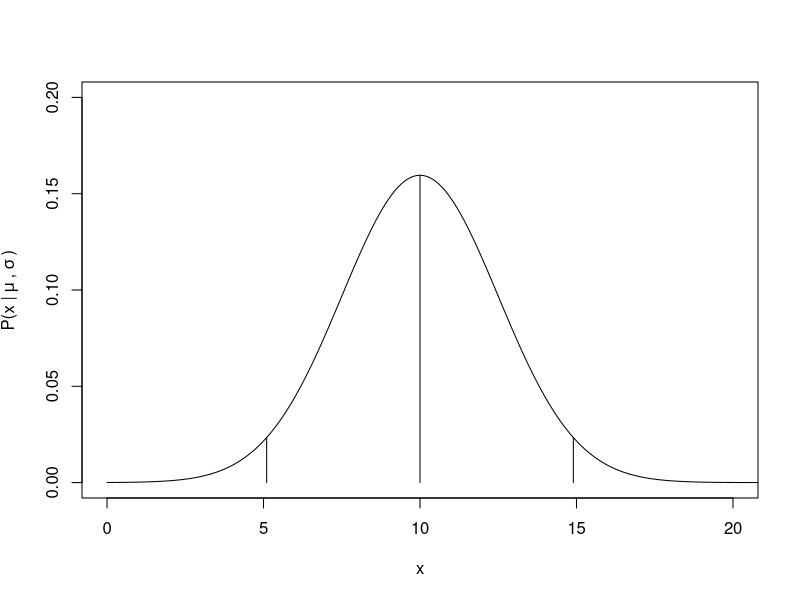
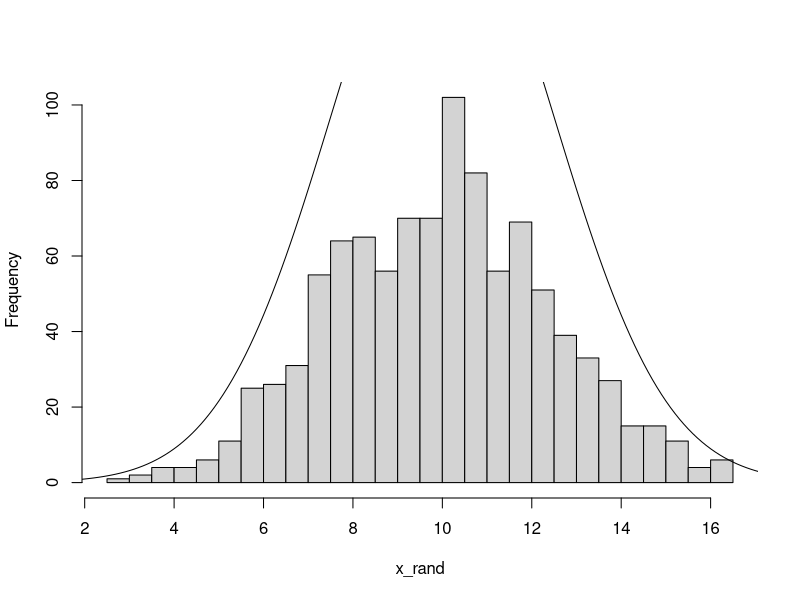
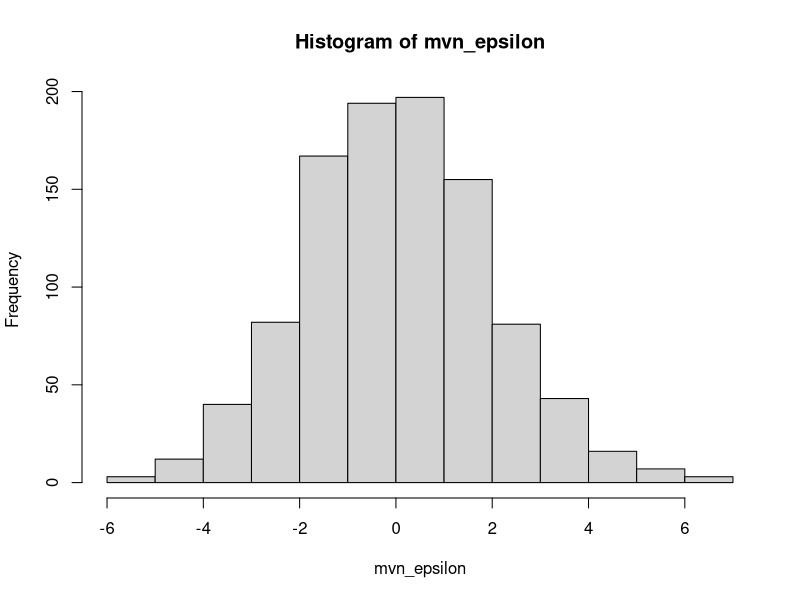
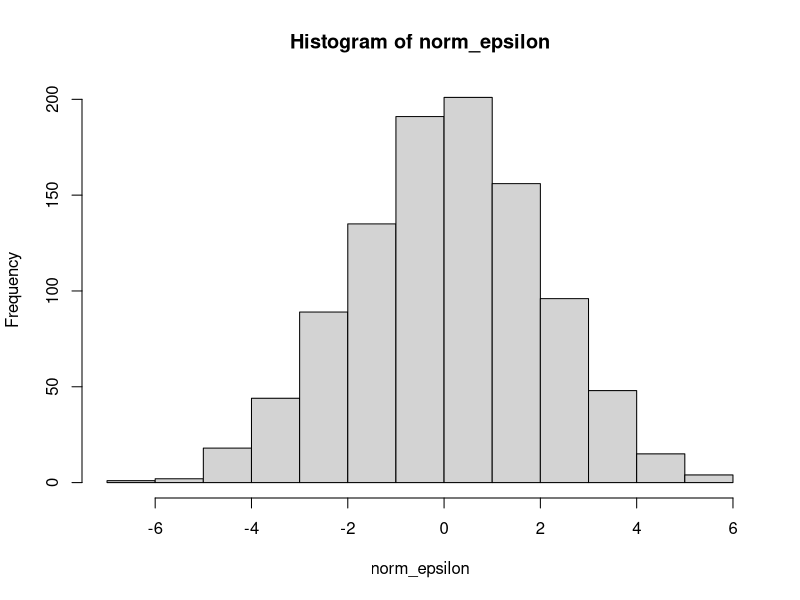
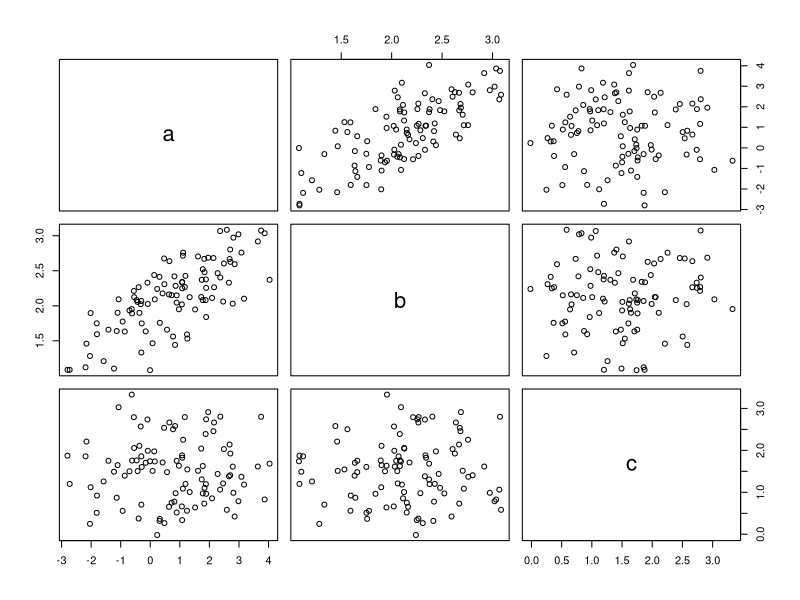
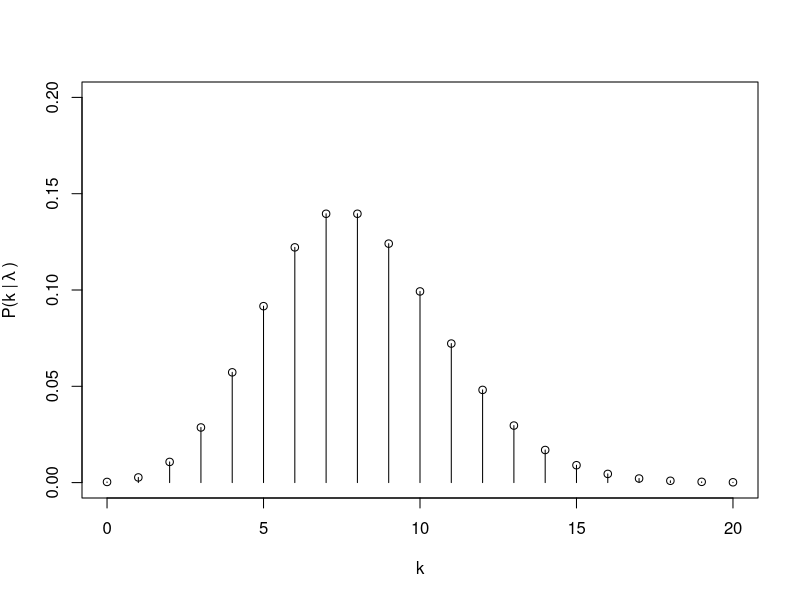
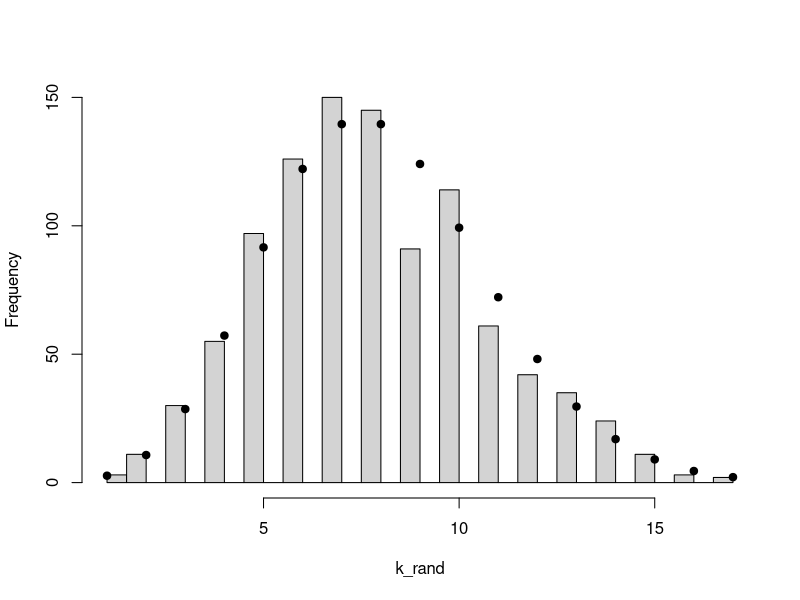

Write the R code that produced these figures, in order.
## ---- chunk 1
# Define the parameters
mu = 10
sigma = 2.5

# Visualize the probability density function (pdf)
x_vals = seq(0, 50, by = 0.1)
norm_pdf = dnorm(x_vals, mean = mu, sd = sigma)

# Let's use some of the other R functions to describe the distribution

## What is the probability density of specific values?
## mean
p_mu = dnorm(mu, mean = mu, sd = sigma)
## The next two values will describe the 95% probability density bounds
## (Low) 2.5% cut off 
x_low95 = qnorm(0.025, mean = mu, sd = sigma)
p_low95 = dnorm(x_low95, mean = mu, sd = sigma)
## (High) 97.5% cut off
x_high95 = qnorm(0.975, mean = mu, sd = sigma)
p_high95 = dnorm(x_high95, mean = mu, sd = sigma)

# So, what is the P(x <= x_high95)??
pnorm(x_high95, mean = mu, sd = sigma)
## ---- chunk 2
#| layout-ncol: 2

## Plot the pdf with segments
plot(x = NA, y = NA, xlim = c(0, 20), ylim = c(0, 0.2),
     xlab = "x", ylab = expression("P(x |"~mu~","~sigma~")"))
lines(norm_pdf ~ x_vals)
segments(x0 = c(x_low95, mu, x_high95), x1 = c(x_low95, mu, x_high95),
         y0 = rep(0, times = 3), y1 = c(p_low95, p_mu, p_high95))

# Now, let's draw random samples from this normal distribution
n_rand = 1000
x_rand = rnorm(n_rand, mean = mu, sd = sigma)

# Plot a histogram and overlay the approximate expectations
## The line below assumes you draw 'n_rand' samples
hist(x_rand, breaks = 20, main = "")
lines(norm_pdf*n_rand ~ x_vals)
## ---- chunk 3
# Install packages if you don't already have them, e.g., 
# install.packages("MASS", dependencies = TRUE)
library(MASS)
library(Matrix)

# Define mean and st.dev.
mu_epsilon = 0
sigma_epsilon = 2.0

# sample size
n_resid = 1000

# we need a vector of means
mu_vec = rep(0, n_resid)

# we need an identity matrix
I_mat = matrix(0, nrow = n_resid, ncol = n_resid)
## specify the diagonal = 1
diag(I_mat) = 1

# Draw randomly from the multivariate normal
mvn_epsilon = MASS::mvrnorm(n = 1, 
                            mu = mu_vec,
                            Sigma = sigma_epsilon^2*I_mat)
# We can see that an entire array of size n_resid is drawn
str(mvn_epsilon)

# How does this compare to drawing them independently?
norm_epsilon = rnorm(n_resid, mean = mu_epsilon, sd = sigma_epsilon)
c(mean(mvn_epsilon), mean(norm_epsilon))
c(sd(mvn_epsilon), sd(norm_epsilon))

## ---- chunk 4
#| layout-ncol: 2

# Compare these two vectors visually:
hist(mvn_epsilon)
hist(norm_epsilon)
## ---- chunk 5
#| fig-width: 6.5
#| fig-height: 5

# Establish means and variances of a, b, and c
mu_vec = c(1.0, 2.2, 1.5)
sd_vec = c(1.5, 0.5, 0.75)

# Manually construct the covariance matrix:
cov_mat_test = matrix(
    data = c(0.0, 0.6, 0.0,
             0.6, 0.0, 0.0,
             0.0, 0.0, 0.0),
    ncol = 3, nrow = 3,
    byrow = TRUE
)
diag(cov_mat_test) = sd_vec^2

# Matrix must be positive definite (PD). 
# This gives closest PD
cov_mat = Matrix::nearPD(cov_mat_test)$mat
# Look if you want: str(cov_mat)

# Draw some random vectors:
abc_array = mvrnorm(n = 100, mu = mu_vec, Sigma = cov_mat)
# Look at structure if you want; str(abc_array)

# Visualize the relationships between a, b, and c:
colnames(abc_array) = letters[1:3]
pairs(abc_array)
## ---- chunk 6
#| layout-ncol: 2

# Define the parameter
lambda = 8

# Visualize the probability density function (pdf)
## Remember this is a discrete distribution
k_vals = c(0:20)
pois_pdf = dpois(k_vals, lambda = lambda)

plot(x = NA, y = NA, xlim = c(0, 20), ylim = c(0, 0.2),
     xlab = "k", ylab = expression("P(k |"~lambda~")"))
points(pois_pdf ~ k_vals)
segments(x0 = k_vals, x1 = k_vals,
         y0 = 0, y1 = pois_pdf)

## Compare to randomly drawn values:
k_rand = rpois(n_rand, lambda = lambda)
hist(k_rand, breaks = 25, main = "")
points(pois_pdf*n_rand ~ k_vals, pch = 19)

# On your own, use the ppois() and qpois() functions to understand their inputs/outputs
